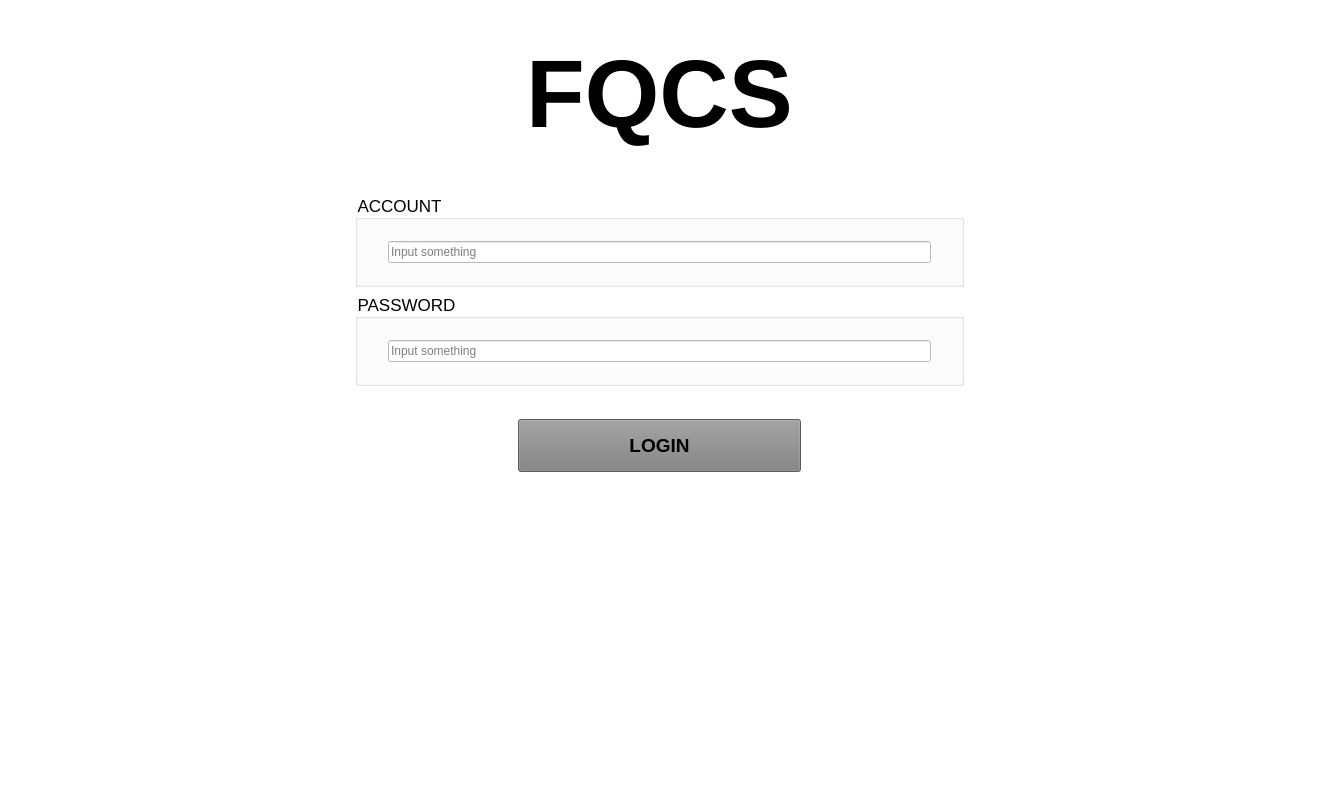
<?xml version="1.0" encoding="UTF-8"?>
<ui version="4.0">
 <class>LoginScreen</class>
 <widget class="QWidget" name="LoginScreen">
  <property name="geometry">
   <rect>
    <x>0</x>
    <y>0</y>
    <width>1319</width>
    <height>809</height>
   </rect>
  </property>
  <property name="windowTitle">
   <string>Form</string>
  </property>
  <property name="autoFillBackground">
   <bool>false</bool>
  </property>
  <property name="styleSheet">
   <string notr="true">background:#E5E5E5</string>
  </property>
  <layout class="QVBoxLayout" name="verticalLayout" stretch="8">
   <property name="spacing">
    <number>0</number>
   </property>
   <property name="leftMargin">
    <number>0</number>
   </property>
   <property name="topMargin">
    <number>0</number>
   </property>
   <property name="rightMargin">
    <number>0</number>
   </property>
   <property name="bottomMargin">
    <number>0</number>
   </property>
   <item>
    <widget class="QWidget" name="containerScreen" native="true">
     <property name="autoFillBackground">
      <bool>false</bool>
     </property>
     <property name="styleSheet">
      <string notr="true">background: #FFFFFF	</string>
     </property>
     <layout class="QGridLayout" name="gridLayout">
      <property name="sizeConstraint">
       <enum>QLayout::SetMaximumSize</enum>
      </property>
      <item row="1" column="0">
       <widget class="QWidget" name="containerMain" native="true">
        <layout class="QVBoxLayout" name="verticalLayout_4" stretch="2,3,5">
         <item alignment="Qt::AlignHCenter">
          <widget class="QLabel" name="lblFqcs">
           <property name="font">
            <font>
             <pointsize>72</pointsize>
             <weight>75</weight>
             <bold>true</bold>
            </font>
           </property>
           <property name="text">
            <string>FQCS</string>
           </property>
           <property name="margin">
            <number>25</number>
           </property>
          </widget>
         </item>
         <item>
          <widget class="QWidget" name="containerInfoSection" native="true">
           <property name="styleSheet">
            <string notr="true"/>
           </property>
           <layout class="QHBoxLayout" name="horizontalLayout" stretch="1,2,1">
            <item>
             <widget class="QWidget" name="widget" native="true"/>
            </item>
            <item>
             <widget class="QWidget" name="containerAccPass" native="true">
              <layout class="QVBoxLayout" name="verticalLayout_2">
               <item>
                <widget class="QGroupBox" name="groupAcc">
                 <property name="font">
                  <font>
                   <pointsize>13</pointsize>
                  </font>
                 </property>
                 <property name="title">
                  <string>ACCOUNT</string>
                 </property>
                 <layout class="QVBoxLayout" name="verticalLayout_7">
                  <property name="leftMargin">
                   <number>30</number>
                  </property>
                  <property name="topMargin">
                   <number>0</number>
                  </property>
                  <property name="rightMargin">
                   <number>30</number>
                  </property>
                  <property name="bottomMargin">
                   <number>0</number>
                  </property>
                  <item>
                   <widget class="QLineEdit" name="inpAcc">
                    <property name="inputMask">
                     <string/>
                    </property>
                    <property name="text">
                     <string/>
                    </property>
                    <property name="placeholderText">
                     <string>Input something</string>
                    </property>
                   </widget>
                  </item>
                 </layout>
                </widget>
               </item>
               <item>
                <widget class="QGroupBox" name="groupPass">
                 <property name="font">
                  <font>
                   <pointsize>13</pointsize>
                  </font>
                 </property>
                 <property name="title">
                  <string>PASSWORD</string>
                 </property>
                 <layout class="QVBoxLayout" name="verticalLayout_8">
                  <property name="leftMargin">
                   <number>30</number>
                  </property>
                  <property name="topMargin">
                   <number>0</number>
                  </property>
                  <property name="rightMargin">
                   <number>30</number>
                  </property>
                  <property name="bottomMargin">
                   <number>0</number>
                  </property>
                  <item>
                   <widget class="QLineEdit" name="inpPass">
                    <property name="inputMask">
                     <string/>
                    </property>
                    <property name="text">
                     <string/>
                    </property>
                    <property name="echoMode">
                     <enum>QLineEdit::Password</enum>
                    </property>
                    <property name="placeholderText">
                     <string>Input something</string>
                    </property>
                   </widget>
                  </item>
                 </layout>
                </widget>
               </item>
              </layout>
             </widget>
            </item>
            <item>
             <widget class="QWidget" name="widget_3" native="true"/>
            </item>
           </layout>
          </widget>
         </item>
         <item alignment="Qt::AlignTop">
          <widget class="QWidget" name="containerButtons" native="true">
           <layout class="QVBoxLayout" name="verticalLayout_3">
            <property name="leftMargin">
             <number>500</number>
            </property>
            <property name="rightMargin">
             <number>500</number>
            </property>
            <item>
             <widget class="QPushButton" name="btnLogin">
              <property name="font">
               <font>
                <pointsize>14</pointsize>
                <weight>75</weight>
                <bold>true</bold>
               </font>
              </property>
              <property name="styleSheet">
               <string notr="true">background-color: grey; height: 45;</string>
              </property>
              <property name="text">
               <string>LOGIN</string>
              </property>
             </widget>
            </item>
           </layout>
          </widget>
         </item>
        </layout>
       </widget>
      </item>
     </layout>
    </widget>
   </item>
  </layout>
 </widget>
 <resources/>
 <connections/>
</ui>
